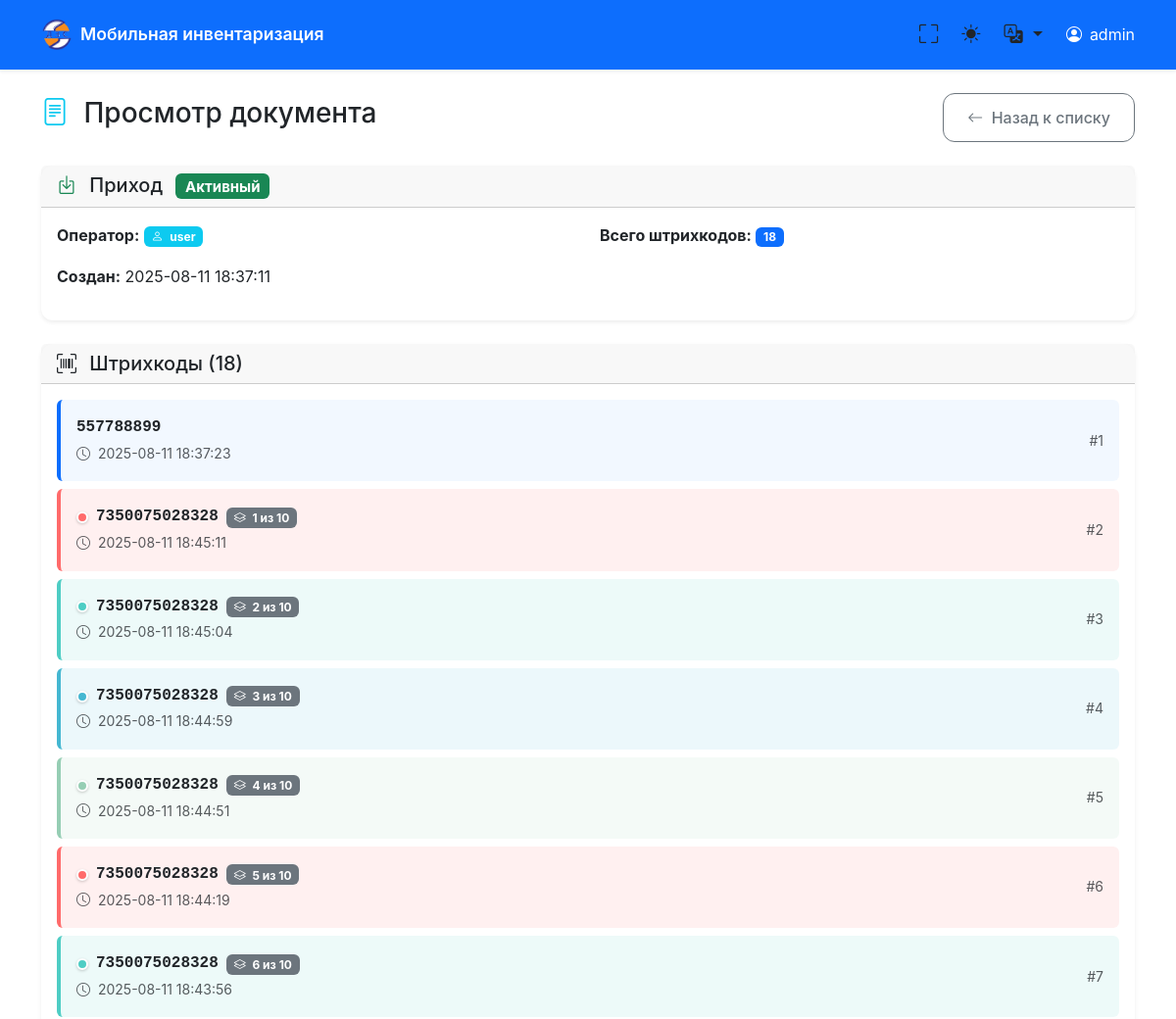
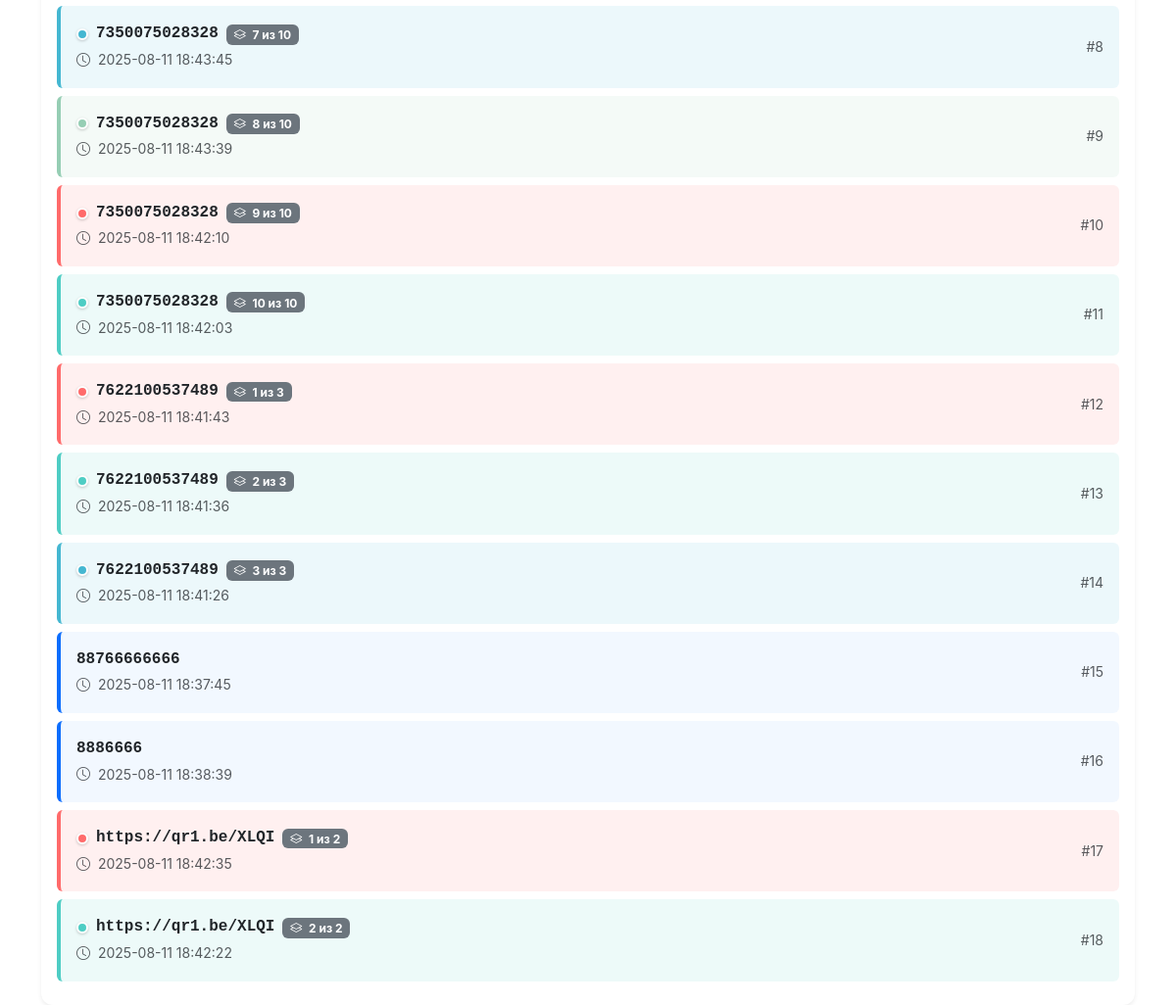
Screenshot of /admin/document/2/16 with the database file from the repository (2 pictures, top to bottom).
### tables this page shows
CREATE TABLE users (
            id INTEGER PRIMARY KEY AUTOINCREMENT,
            name TEXT UNIQUE NOT NULL,
            created_at TEXT NOT NULL
        );

CREATE TABLE documents (
            id INTEGER PRIMARY KEY AUTOINCREMENT,
            user_id INTEGER NOT NULL,
            doc_type TEXT NOT NULL,
            status TEXT NOT NULL DEFAULT 'active',
            created_at TEXT NOT NULL,
            closed_at TEXT, comment TEXT DEFAULT '',
            FOREIGN KEY (user_id) REFERENCES users (id)
        );

CREATE TABLE barcodes (
            id INTEGER PRIMARY KEY AUTOINCREMENT,
            document_id INTEGER NOT NULL,
            barcode TEXT NOT NULL,
            created_at TEXT NOT NULL,
            FOREIGN KEY (document_id) REFERENCES documents (id)
        );

### main.py (the view)
@app.get("/admin/document/{user_id}/{document_id}", response_class=HTMLResponse)
async def admin_view_document(request: Request, user_id: int, document_id: int):
    conn = get_db_connection()
    cursor = conn.cursor()
    cursor.execute("SELECT id, name FROM users WHERE id = ?", (user_id,))
    user = cursor.fetchone()
    if not user or not is_admin(user['name']):
        conn.close()
        raise HTTPException(status_code=403, detail="Доступ запрещен")
    cursor.execute("""
        SELECT d.*, u.name as user_name
        FROM documents d
        JOIN users u ON d.user_id = u.id
        WHERE d.id = ?
    """, (document_id,))
    document = cursor.fetchone()
    if not document:
        conn.close()
        raise HTTPException(status_code=404, detail="Документ не найден")
    barcodes = get_document_barcodes_sorted(document_id)
    conn.close()
    current_lang = get_user_language(request)
    locale = load_locale(current_lang)
    return templates.TemplateResponse("admin_document.html", {
        "request": request,
        "user": dict(user),
        "document": dict(document),
        "barcodes": barcodes,
        "locale": locale,
        "current_lang": current_lang
    })

### templates/admin_document.html (shortened to what this page needs)
{% extends "base.html" %}
{% block content %}
<div class="row">
    <div class="col-12">
        <div class="d-flex justify-content-between align-items-center mb-4">
            <h1 class="h3">
                <i class="bi bi-file-text text-info me-2"></i>
                Просмотр документа
            </h1>
            <div class="d-flex gap-2">
                <a href="/admin/{{ user.id }}" class="btn btn-outline-secondary">
                    <i class="bi bi-arrow-left me-1"></i>
                    <span class="d-none d-sm-inline">Назад к списку</span>
                </a>
            </div>
        </div>
    </div>
</div>
<div class="row mb-4">
    <div class="col-12">
        <div class="card">
            <div class="card-header">
                <h5 class="mb-0">
                    {% if document.doc_type == 'Инвентаризация' %}
                        <i class="bi bi-clipboard-check text-primary me-2"></i>
                    {% elif document.doc_type == 'Приход' %}
                        <i class="bi bi-box-arrow-in-down text-success me-2"></i>
                    {% else %}
                        <i class="bi bi-box-arrow-up text-danger me-2"></i>
                    {% endif %}
                    {{ document.doc_type }}
                    {% if document.status == 'active' %}
                        <span class="badge bg-success ms-2">Активный</span>
                    {% else %}
                        <span class="badge bg-secondary ms-2">Закрыт</span>
                    {% endif %}
                </h5>
            </div>
            <div class="card-body">
                <div class="row">
                    <div class="col-md-6">
                        <p><strong>Оператор:</strong>
                            <span class="badge bg-info">
                                <i class="bi bi-person me-1"></i>
                                {{ document.user_name }}
                            </span>
                        </p>
                        <p><strong>Создан:</strong> {{ document.created_at[:19].replace('T', ' ') }}</p>
                    </div>
                    <div class="col-md-6">
                        <p><strong>Всего штрихкодов:</strong>
                            <span class="badge bg-primary">{{ barcodes|length }}</span>
                        </p>
                    </div>
                </div>
            </div>
        </div>
    </div>
</div>
<div class="row">
    <div class="col-12">
        <div class="card">
            <div class="card-header">
                <h5 class="mb-0">
                    <i class="bi bi-upc-scan me-2"></i>
                    Штрихкоды ({{ barcodes|length }})
                </h5>
            </div>
            <div class="card-body">
                {% if barcodes %}
                <div class="row">
                    {% for barcode in barcodes %}
                    <div class="col-12 mb-2">
                        <div class="barcode-item p-3 rounded
                                    {% if barcode.is_duplicate %}
                                        barcode-duplicate-{{ barcode.color_index }}
                                    {% endif %}">
                            <div class="d-flex justify-content-between align-items-center">
                                <div class="flex-grow-1">
                                    <div class="d-flex align-items-center">
                                        {% if barcode.is_duplicate %}
                                            <span class="color-indicator color-indicator-{{ barcode.color_index }}"></span>
                                        {% endif %}
                                        <strong class="font-monospace me-2">{{ barcode.barcode }}</strong>
                                        {% if barcode.is_duplicate %}
                                            <span class="badge bg-secondary text-white">
                                                <i class="bi bi-layers me-1"></i>
                                                {{ barcode.sequence_number }} из {{ barcode.total_count }}
                                            </span>
                                        {% endif %}
                                    </div>
                                    <small class="text-muted">
                                        <i class="bi bi-clock me-1"></i>
                                        {{ barcode.created_at[:19].replace('T', ' ') }}
                                    </small>
                                </div>
                                <div class="text-muted small">
                                    #{{ loop.index }}
                                </div>
                            </div>
                        </div>
                    </div>
                    {% endfor %}
                </div>
                {% else %}
                <div class="text-center py-5">
                    <i class="bi bi-upc-scan text-muted" style="font-size: 4rem;"></i>
                    <h4 class="text-muted mt-3">Штрихкодов нет</h4>
                    <p class="text-muted">В этом документе пока нет отсканированных штрихкодов</p>
                </div>
                {% endif %}
            </div>
        </div>
    </div>
</div>
{% endblock %}

### templates/base.html (shortened to what this page needs)
<!DOCTYPE html>
<html lang="ru" data-bs-theme="light">
<head>
    <link href="https://cdn.jsdelivr.net/npm/bootstrap@5.3.2/dist/css/bootstrap.min.css" rel="stylesheet">
    <link href="https://cdn.jsdelivr.net/npm/bootstrap-icons@1.11.0/font/bootstrap-icons.css" rel="stylesheet">
</head>
<body>
    <nav class="navbar navbar-expand-lg navbar-dark bg-primary">
        <div class="container">
            <div class="d-flex align-items-center">
                <img src="/logo" alt="Логотип" class="logo-svg"
                     style="width: 32px; height: 32px; margin-right: 0.5rem; object-fit: contain;">
                <a class="navbar-brand" href="/">
                    {{ locale.get('app_name', 'Мобильная инвентаризация') }}
                </a>
            </div>
            <div class="d-flex align-items-center">
                <button class="theme-toggle me-2" onclick="toggleFullscreen()" title="Полноэкранный режим">
                    <i class="bi bi-fullscreen" id="fullscreen-icon"></i>
                </button>
                <button class="theme-toggle me-2" onclick="toggleTheme()" title="Переключить тему">
                    <i class="bi bi-sun-fill" id="theme-icon"></i>
                </button>
                <div class="dropdown me-3">
                    <button class="theme-toggle dropdown-toggle" type="button" data-bs-toggle="dropdown" title="Язык">
                        <i class="bi bi-translate"></i>
                    </button>
                </div>
                {% if user %}
                <div class="d-flex align-items-center text-white">
                    <i class="bi bi-person-circle me-2"></i>
                    <span class="d-none d-md-inline">{{ user.name }}</span>
                </div>
                {% endif %}
            </div>
        </div>
    </nav>
    <main class="container mt-4 fade-in">
        {% block content %}{% endblock %}
    </main>
</body>
</html>

### templates/admin_document.html (style rules this page uses)
.barcode-duplicate-0 { border-left: 4px solid #ff6b6b !important; background-color: rgba(255, 107, 107, 0.1) !important; }
.barcode-duplicate-1 { border-left: 4px solid #4ecdc4 !important; background-color: rgba(78, 205, 196, 0.1) !important; }
.barcode-duplicate-2 { border-left: 4px solid #45b7d1 !important; background-color: rgba(69, 183, 209, 0.1) !important; }
.barcode-duplicate-3 { border-left: 4px solid #96ceb4 !important; background-color: rgba(150, 206, 180, 0.1) !important; }
.color-indicator { width: 12px; height: 12px; border-radius: 50%; display: inline-block; margin-right: 8px; border: 2px solid white; box-shadow: 0 1px 3px rgba(0,0,0,0.2); }
.color-indicator-0 { background-color: #ff6b6b; }
.color-indicator-1 { background-color: #4ecdc4; }
.color-indicator-2 { background-color: #45b7d1; }
.color-indicator-3 { background-color: #96ceb4; }

### templates/base.html (style rules this page uses)
:root { --primary-color: #0d6efd; --secondary-color: #6c757d; --success-color: #198754; --danger-color: #dc3545; --warning-color: #ffc107; --info-color: #0dcaf0; --light-color: #f8f9fa; --dark-color: #212529; --border-radius: 0.75rem; --box-shadow: 0 0.125rem 0.25rem rgba(0, 0, 0, 0.075); --box-shadow-lg: 0 0.5rem 1rem rgba(0, 0, 0, 0.15); }
body { font-family: -apple-system, BlinkMacSystemFont, 'Segoe UI', Roboto, 'Helvetica Neue', Arial, sans-serif; line-height: 1.6; -webkit-font-smoothing: antialiased; -moz-osx-font-smoothing: grayscale; padding-bottom: env(safe-area-inset-bottom); }
.navbar { box-shadow: var(--box-shadow); padding: 0.75rem 0; }
.navbar-brand { font-weight: 600; font-size: 1.1rem; }
.logo-svg { width: 32px; height: 32px; margin-right: 0.5rem; color: currentColor; }
.card { border: none; box-shadow: var(--box-shadow); border-radius: var(--border-radius); transition: all 0.2s ease; }
.btn { border-radius: var(--border-radius); font-weight: 500; padding: 0.75rem 1.5rem; transition: all 0.2s ease; }
.barcode-item { border-left: 4px solid var(--primary-color); background-color: rgba(13, 110, 253, 0.05); border-radius: 0 var(--border-radius) var(--border-radius) 0; transition: all 0.2s ease; }
.theme-toggle { border: none; background: none; color: inherit; font-size: 1.2rem; padding: 0.5rem; border-radius: 50%; transition: all 0.2s ease; }
.fade-in { animation: fadeIn 0.3s ease-in; }

### rows the page displays
users: name "admin"
documents: doc_type "Приход", created_at "2025-08-11 18:37:11"
users: user_name "user"
barcodes: barcode "557788899", created_at "2025-08-11 18:37:23"
barcodes: barcode "7350075028328", sequence_number "1", total_count "10", created_at "2025-08-11 18:45:11"
barcodes: barcode "7350075028328", sequence_number "2", total_count "10", created_at "2025-08-11 18:45:04"
barcodes: barcode "7350075028328", sequence_number "3", total_count "10", created_at "2025-08-11 18:44:59"
barcodes: barcode "7350075028328", sequence_number "4", total_count "10", created_at "2025-08-11 18:44:51"
barcodes: barcode "7350075028328", sequence_number "5", total_count "10", created_at "2025-08-11 18:44:19"
barcodes: barcode "7350075028328", sequence_number "6", total_count "10", created_at "2025-08-11 18:43:56"
barcodes: barcode "7350075028328", sequence_number "7", total_count "10", created_at "2025-08-11 18:43:45"
barcodes: barcode "7350075028328", sequence_number "8", total_count "10", created_at "2025-08-11 18:43:39"
barcodes: barcode "7350075028328", sequence_number "9", total_count "10", created_at "2025-08-11 18:42:10"
barcodes: barcode "7350075028328", sequence_number "10", total_count "10", created_at "2025-08-11 18:42:03"
barcodes: barcode "7622100537489", sequence_number "1", total_count "3", created_at "2025-08-11 18:41:43"
barcodes: barcode "7622100537489", sequence_number "2", total_count "3", created_at "2025-08-11 18:41:36"
barcodes: barcode "7622100537489", sequence_number "3", total_count "3", created_at "2025-08-11 18:41:26"
barcodes: barcode "88766666666", created_at "2025-08-11 18:37:45"
barcodes: barcode "8886666", created_at "2025-08-11 18:38:39"
barcodes: barcode "https://qr1.be/XLQI", sequence_number "1", total_count "2", created_at "2025-08-11 18:42:35"
barcodes: barcode "https://qr1.be/XLQI", sequence_number "2", total_count "2", created_at "2025-08-11 18:42:22"

### other values shown
{{ locale.get('app_name', 'Мобильная инвентаризация') }} "Мобильная инвентаризация"
{{ barcodes|length }} "18"
